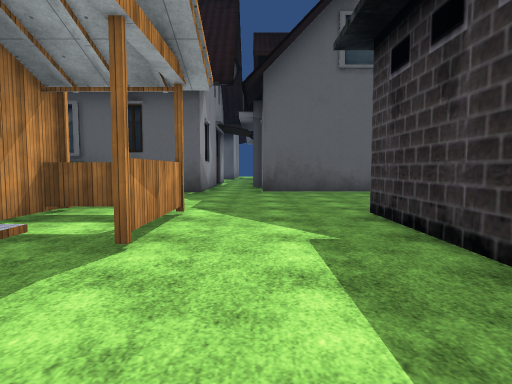
view 1 (above)

17 first-person views from a walk through a scene from a Unity 3-D project. The camera is 1.4 m above the floor, tilts 4° down and sees 75° across. The floor is counted in squares, 2 m on a side. Each view is taken from the middle of a square. On the plan, view 1 faces up. The plan holds only what a view shows up to about 10 squares ahead; the rest is blank. The place goes on beyond the plan. The player is left out. Some animated figures are left out. Some surface patterns are stand-ins.

view 2
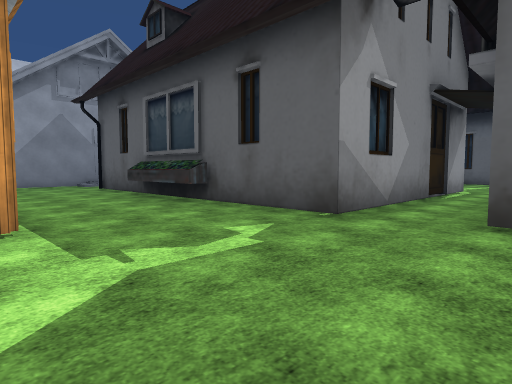

view 3
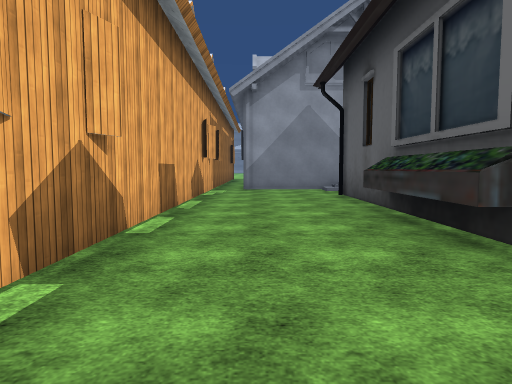

view 4
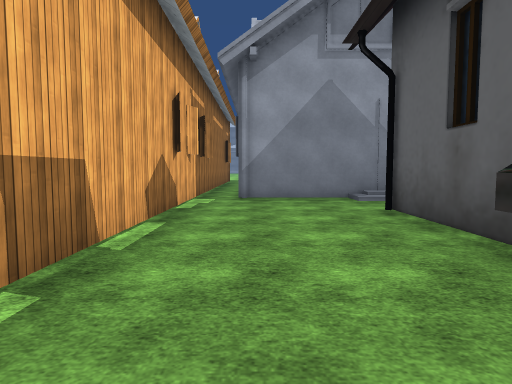

view 5
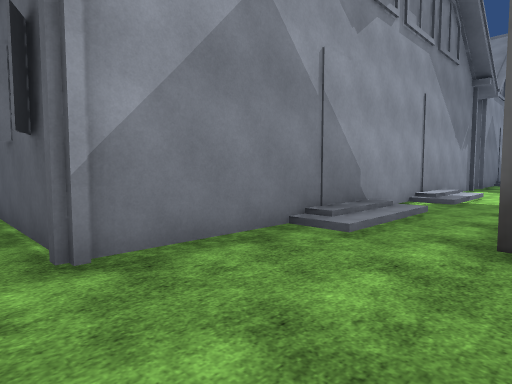

view 6
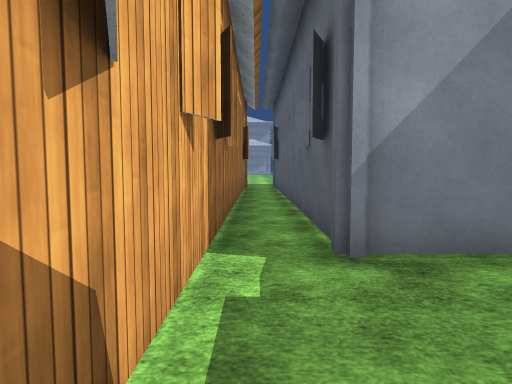

view 7
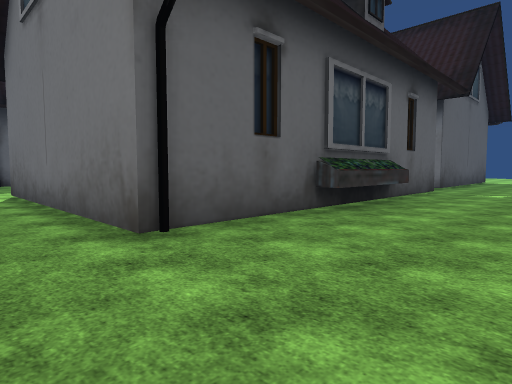

view 8
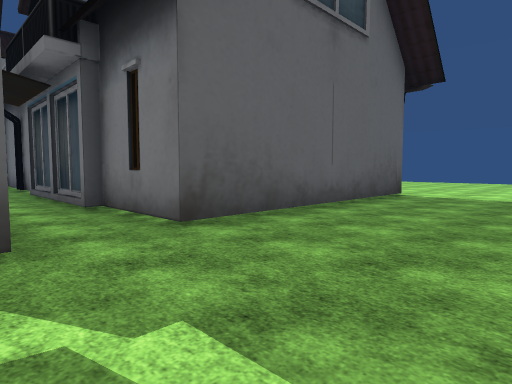

view 9
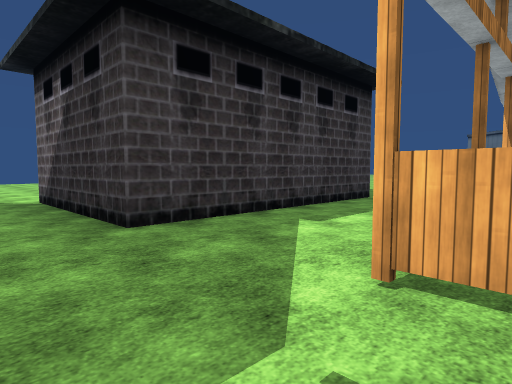

view 10
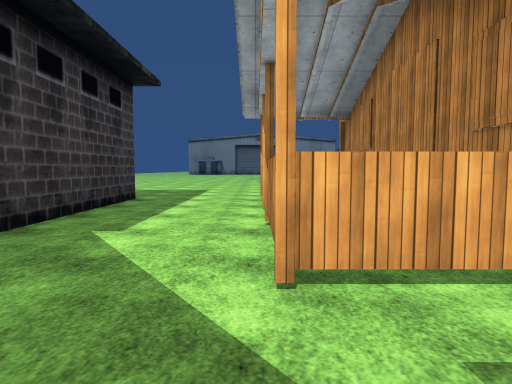

view 11
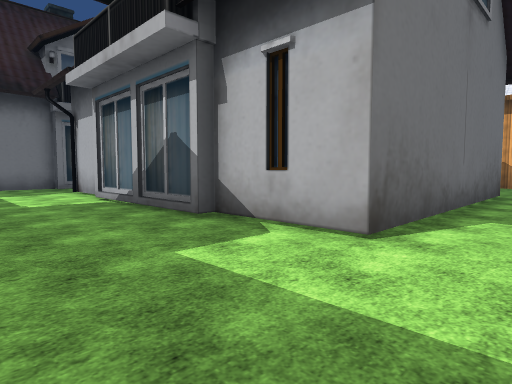

view 12
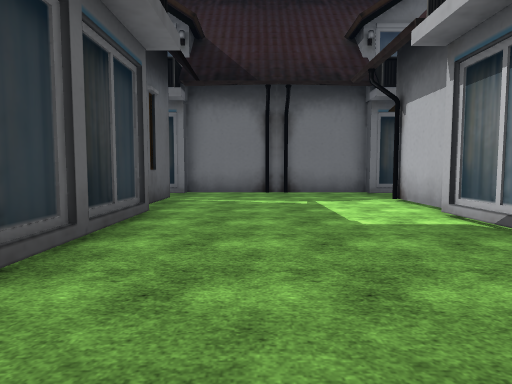

view 13
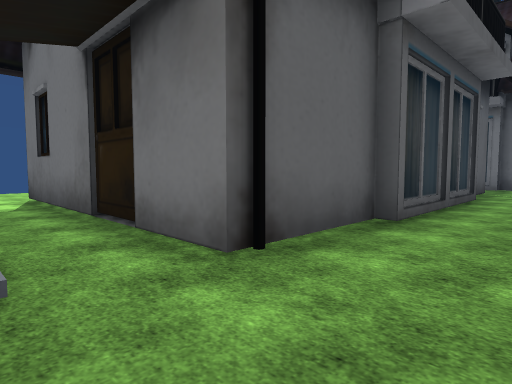

view 14
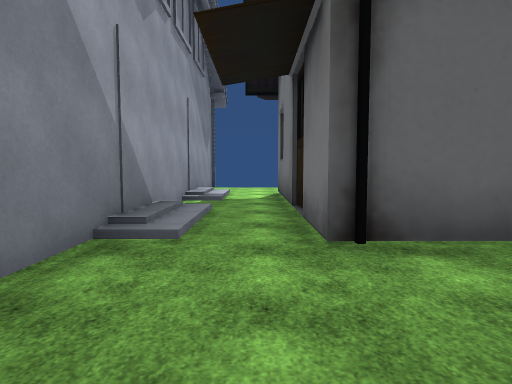

view 15
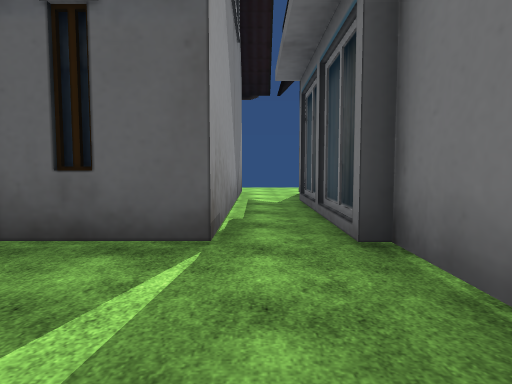

view 16
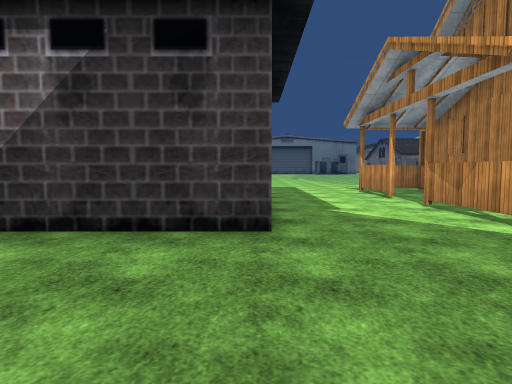

view 17
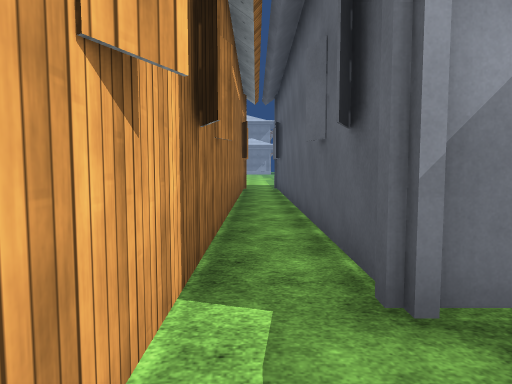

### Floor plan
Key: @ floor where view 1 was taken; # wall or solid block; . floor; / step, stairs or slope; B building.
Columns run from 19 left of view 1 to 6 right of it. Each row starts with its distance up from view 1.
 25       B/.B        .#
 24       B..B        .#
 23       B/.B        .#
 22       B/.B        .#
 21       B/.BB#####BB.##
 20       B.............#
 19       B.............#
 18        .............#
 17       B.............#
 16       B..BB#####BB.##
 15       B/.B       B.#
 14       B/.B       B.#
 13       B/.B       B.#
 12       B..B       B.##
 11       B/.B       B..#
 10       B/.B       B..######
  9       B/.BBBBBBBBB........
  8       B...................
  7 BBBBBBB...................
  6 ..........................
  5 ###################..B####
  4                #..#..##
  3                #/.#..#
  2                # ....#
  1                #/.#..#
  0                  .#@.#
 -1                 ###...
 -2                   ....
 -3                   ....

Positions as (right, up) in squares from view 1, and headings:
1: (0, 0), facing up
2: (1, 5), facing up-left
3: (-2, 7), facing left
4: (-5, 7), facing left
5: (-10, 6), facing up-left
6: (-10, 6), facing left
7: (-12, 6), facing up-right
8: (-2, 6), facing up-right
9: (-2, 7), facing down-right
10: (-1, 7), facing down
11: (-12, 19), facing down-right
12: (-9, 19), facing right
13: (-12, 19), facing up-right
14: (-11, 18), facing up
15: (-1, 18), facing up
16: (2, 9), facing down
17: (-11, 6), facing left
